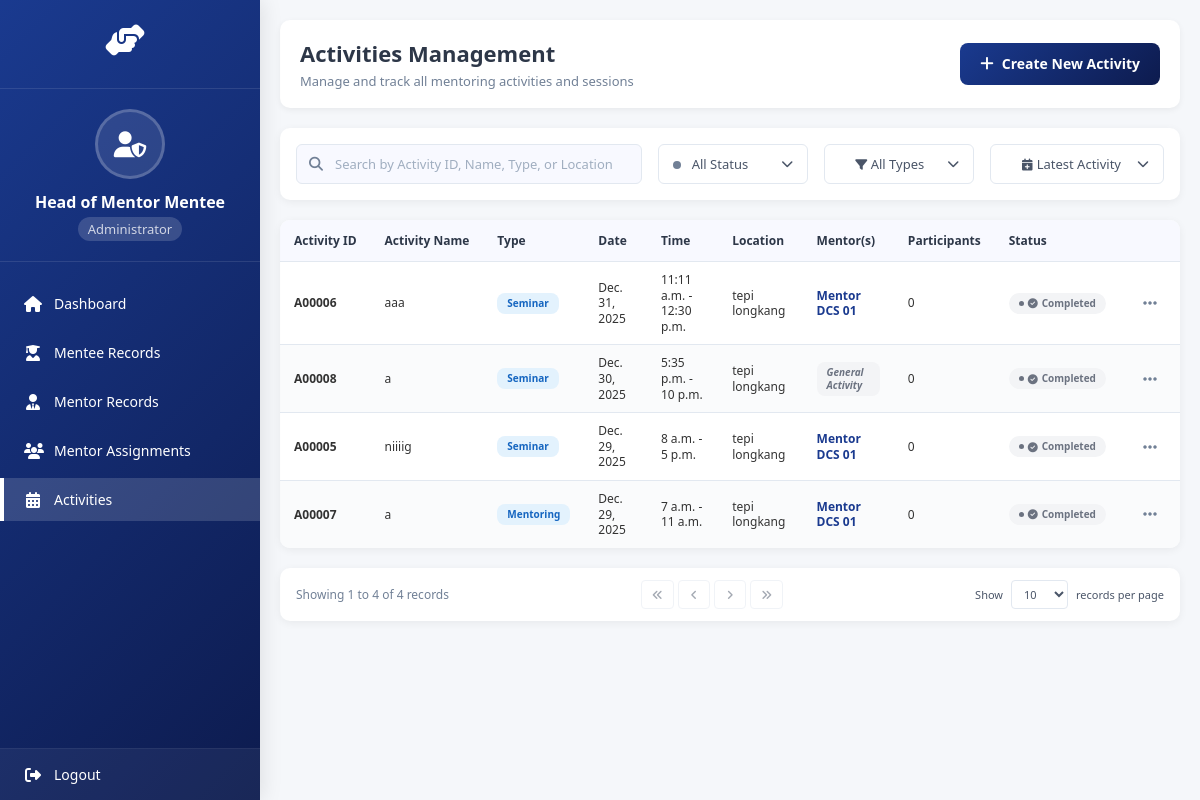
Before: /mmms/head/activities/ (signed in) with the older database file.
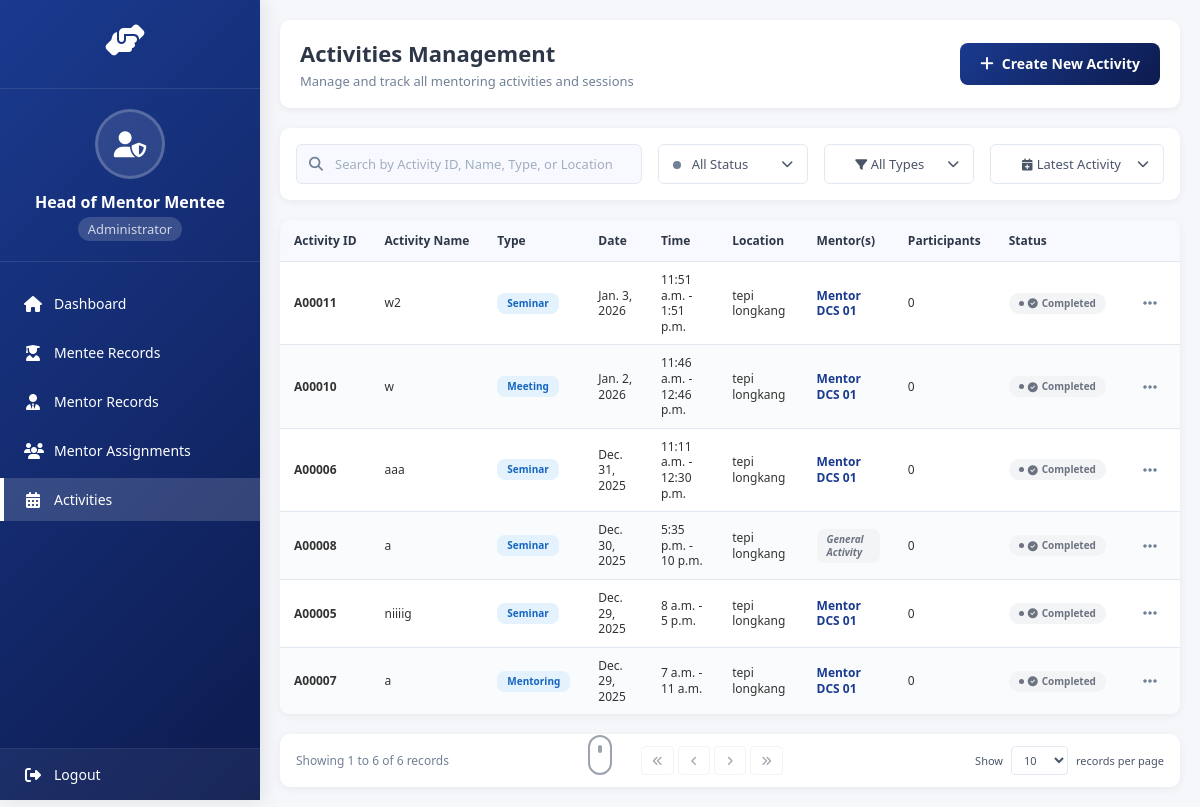
After: the same page with the newer database file.
### system/models.py (models this page shows, shortened)
class Activity(models.Model):
    ACTIVITY_TYPES = (
        ('mentoring', 'Mentoring Session'),
        ('workshop', 'Workshop'),
        ('seminar', 'Seminar'),
        ('meeting', 'Meeting'),
        ('other', 'Other'),
    )
    ActivityID = models.CharField(max_length=20, primary_key=True)
    ActivityName = models.CharField(max_length=200)
    ActivityType = models.CharField(max_length=20, choices=ACTIVITY_TYPES)
    Description = models.TextField(blank=True)
    Date = models.DateField()
    StartTime = models.TimeField()
    EndTime = models.TimeField()
    Location = models.CharField(max_length=200)
    CreatedBy = models.ForeignKey(settings.AUTH_USER_MODEL, on_delete=models.CASCADE)
    CreatedAt = models.DateTimeField(auto_now_add=True)
    IsMentoringSession = models.BooleanField(default=False)
    PrimaryMentor = models.ForeignKey('Mentor', on_delete=models.CASCADE, null=True, blank=True,
                                     related_name='primary_activities')
    AdditionalMentors = models.ManyToManyField('Mentor', blank=True,
                                              related_name='additional_activities')
    Attendees = models.ManyToManyField(Mentee, through='Attendance')
    @property
    def Mentor(self):
        return self.PrimaryMentor

class Mentor(models.Model):
    user = models.OneToOneField(settings.AUTH_USER_MODEL, on_delete=models.CASCADE)
    profile_picture = models.ImageField(upload_to='mentor_profile_pictures/', null=True, blank=True)
    MentorID = models.CharField(max_length=12, primary_key=True)
    MentorName = models.CharField(max_length=100)
    MentorEmail = models.EmailField()
    MentorPhone = models.CharField(max_length=15)
    MentorIC = models.CharField(max_length=15)
    MentorAddress = models.CharField(max_length=255)
    MentorPostcode = models.CharField(max_length=10)
    MentorCity = models.CharField(max_length=50)
    MentorState = models.CharField(max_length=50)
    MentorRace = models.CharField(max_length=50)
    MentorReligion = models.CharField(max_length=50)
    MentorDepartment = models.CharField(max_length=100)
    MaxMentees = models.IntegerField(default=20)
    CurrentMentees = models.IntegerField(default=0)
    MentorJoinDate = models.DateField()

### system/views.py (the view, shortened to what this page needs)
# urls.py: path('head/activities/', views.mentor_mentee_activities, name='mentor_mentee_activities'),
@login_required
def mentor_mentee_activities(request):
    if request.user.role != 'head':
        messages.error(request, 'Access denied. Head role required.')
        return redirect('homepage')
    activities = Activity.objects.all().order_by('-Date', 'StartTime')
    search_query = request.GET.get('search', '')
    total_activities = activities.count()
    today = timezone.now().date()
    upcoming_activities = activities.filter(Date__gt=today).count()
    ongoing_activities = activities.filter(Date=today).count()
    past_activities = activities.filter(Date__lt=today).count()
    total_participants = 0
    for activity in activities:
        total_participants += activity.attendance_set.count()  # Changed from attendance to attendance_set
    context = {
        'activities': activities,
        'search_query': search_query,
        'total_activities': total_activities,
        'upcoming_activities': upcoming_activities,
        'ongoing_activities': ongoing_activities,
        'past_activities': past_activities,
        'total_participants': total_participants,
        'current_month': timezone.now().strftime('%B %Y'),
    }
    return render(request, 'mentor_mentee_activities.html', context)

### system/templates/mentor_mentee_activities.html (shortened to what this page needs)
<!DOCTYPE html>
<html lang="en">
<head>
    <link rel="stylesheet" href="https://cdnjs.cloudflare.com/ajax/libs/font-awesome/6.4.0/css/all.min.css">
</head>
<body>
    <div class="sidebar">
        <div class="logo-section">
            <div class="logo">
                <i class="fas fa-hands-helping"></i>
            </div>
        </div>
        <div class="user-info">
            <div class="user-avatar">
                <i class="fas fa-user-shield"></i>
            </div>
            <div class="user-name">Head of Mentor Mentee</div>
            <div class="user-role">Administrator</div>
        </div>
        <ul class="nav-menu">
            <li class="nav-item">
                <a href="{% url 'head_homepage' %}" class="nav-link">
                    <i class="fas fa-home"></i>
                    <span class="nav-text">Dashboard</span>
                </a>
            </li>
            <li class="nav-item">
                <a href="{% url 'manage_mentees' %}" class="nav-link">
                    <i class="fas fa-user-graduate"></i>
                    <span class="nav-text">Mentee Records</span>
                </a>
            </li>
            <li class="nav-item">
                <a href="{% url 'manage_mentors' %}" class="nav-link">
                    <i class="fas fa-user-tie"></i>
                    <span class="nav-text">Mentor Records</span>
                </a>
            </li>
            <li class="nav-item">
                <a href="{% url 'mentor_assignments' %}" class="nav-link">
                    <i class="fas fa-users"></i>
                    <span class="nav-text">Mentor Assignments</span>
                </a>
            </li>
            <li class="nav-item">
                <a href="{% url 'mentor_mentee_activities' %}" class="nav-link active">
                    <i class="fas fa-calendar-alt"></i>
                    <span class="nav-text">Activities</span>
                </a>
            </li>
        </ul>
        <div class="sidebar-footer">
            <div class="nav-item logout-item">
                <a href="{% url 'logout' %}" class="logout-link">
                    <i class="fas fa-sign-out-alt"></i>
                    <span class="nav-text">Logout</span>
                </a>
            </div>
        </div>
    </div>
    <div class="main-content">
        <div class="content-header">
            <div>
                <h1>Activities Management</h1>
                <p>Manage and track all mentoring activities and sessions</p>
            </div>
            <div class="profile-section">
                <a href="{% url 'create_activity' %}" class="btn btn-success">
                    <i class="fas fa-plus"></i>
                    Create New Activity
                </a>
            </div>
        </div>
        <div class="controls">
            <div class="search-container">
                <i class="fas fa-search"></i>
                <input type="text" class="search-input" id="searchInput"
                    placeholder="Search by Activity ID, Name, Type, or Location" value="{{ search_query }}"
                    onkeyup="filterActivities()">
            </div>
            <div class="status-filter-dropdown" id="statusFilterDropdown">
                <button class="status-dropdown-toggle" id="statusDropdownToggle" onclick="toggleStatusDropdown(event)">
                    <span id="currentStatusLabel">
                        <span class="status-indicator all"></span>
                        All Status
                    </span>
                    <i class="fas fa-chevron-down"></i>
                </button>
            </div>
            <div class="type-filter-dropdown" id="typeFilterDropdown">
                <button class="type-dropdown-toggle" id="typeDropdownToggle" onclick="toggleTypeDropdown(event)">
                    <span id="currentTypeLabel">
                        <i class="fas fa-filter"></i>
                        All Types
                    </span>
                    <i class="fas fa-chevron-down"></i>
                </button>
            </div>
            <div class="sort-filter-dropdown" id="sortFilterDropdown">
                <button class="sort-dropdown-toggle" id="sortDropdownToggle" onclick="toggleSortDropdown(event)">
                    <span id="currentSortLabel">
                        <i class="fas fa-calendar-plus"></i>
                        Latest Activity
                    </span>
                    <i class="fas fa-chevron-down"></i>
                </button>
            </div>
        </div>
        {% if activities %}
        {% now "Y-m-d" as current_date %}
        <div class="activities-table-container">
            <table class="activities-table" id="activitiesTable">
                <thead>
                    <tr>
                        <th>Activity ID</th>
                        <th>Activity Name</th>
                        <th>Type</th>
                        <th>Date</th>
                        <th>Time</th>
                        <th>Location</th>
                        <th>Mentor(s)</th>
                        <th>Participants</th>
                        <th>Status</th>
                        <th></th>
                    </tr>
                </thead>
                <tbody id="activitiesTableBody">
                    {% for activity in activities %}
                    <tr class="activity-row"
                        data-status="{% if activity.Date|date:'Y-m-d' > current_date %}upcoming{% elif activity.Date|date:'Y-m-d' == current_date %}ongoing{% else %}completed{% endif %}"
                        data-type="{{ activity.ActivityType|lower }}"
                        data-date="{{ activity.Date|date:'Y-m-d' }}"
                        data-time="{{ activity.StartTime|time:'H:i' }}"
                        data-name="{{ activity.ActivityName }}"
                        data-id="{{ activity.ActivityID }}"
                        data-view-url="{% url 'view_activity' activity.ActivityID %}">
                        <td><strong>{{ activity.ActivityID }}</strong></td>
                        <td>{{ activity.ActivityName }}</td>
                        <td>
                            <span class="activity-type-badge">{{ activity.ActivityType|title }}</span>
                        </td>
                        <td>{{ activity.Date }}</td>
                        <td>{{ activity.StartTime }} - {{ activity.EndTime }}</td>
                        <td>{{ activity.Location }}</td>
                        <td>
                            <div class="mentor-display">
                                {% if activity.Mentor %}
                                <div class="primary-mentor">
                                    {{ activity.Mentor.MentorName }}
                                </div>
                                {% else %}
                                <span class="general-activity-badge">General Activity</span>
                                {% endif %}
                            </div>
                        </td>
                        <td>{{ activity.attendance_set.count }}</td>
                        <td>
                            {% if activity.Date|date:"Y-m-d" > current_date %}
                            <span class="status-upcoming">
                                <i class="fas fa-clock"></i>
                                Upcoming
                            </span>
                            {% elif activity.Date|date:"Y-m-d" == current_date %}
                            <span class="status-ongoing">
                                <i class="fas fa-play-circle"></i>
                                Today
                            </span>
                            {% else %}
                            <span class="status-completed">
                                <i class="fas fa-check-circle"></i>
                                Completed
                            </span>
                            {% endif %}
                        </td>
                        <td>
                            <div class="dropdown" id="dropdown-{{ activity.ActivityID }}">
                                <button class="dropdown-toggle" type="button"
                                    onclick="toggleDropdown('{{ activity.ActivityID }}', event)">
                                    <i class="fas fa-ellipsis-h"></i>
                                </button>
                            </div>
                        </td>
                    </tr>
                    {% endfor %}
                </tbody>
            </table>
        </div>
        <div class="pagination-container">
            <div class="pagination-info" id="paginationInfo">
            </div>
            <div class="pagination">
                {% if activities.has_previous %}
                <button class="page-btn" onclick="goToPage(1)">
                    <i class="fas fa-angle-double-left"></i>
                </button>
                <button class="page-btn" onclick="goToPage({{ activities.previous_page_number }})">
                    <i class="fas fa-angle-left"></i>
                </button>
                {% else %}
                <button class="page-btn" disabled>
                    <i class="fas fa-angle-double-left"></i>
                </button>
                <button class="page-btn" disabled>
                    <i class="fas fa-angle-left"></i>
                </button>
                {% endif %}
                {% if activities.has_next %}
                <button class="page-btn" onclick="goToPage({{ activities.next_page_number }})">
                    <i class="fas fa-angle-right"></i>
                </button>
                <button class="page-btn" onclick="goToPage({{ activities.paginator.num_pages }})">
                    <i class="fas fa-angle-double-right"></i>
                </button>
                {% else %}
                <button class="page-btn" disabled>
                    <i class="fas fa-angle-right"></i>
                </button>
                <button class="page-btn" disabled>
                    <i class="fas fa-angle-double-right"></i>
                </button>
                {% endif %}
            </div>
            <div class="records-per-page">
                <span>Show</span>
                <select id="recordsPerPage" onchange="changeRecordsPerPage(this.value)">
                    <option value="10" {% if per_page == 10 %}selected{% endif %}>10</option>
                </select>
                <span>records per page</span>
            </div>
        </div>
        {% endif %}
    </div>
</body>
</html>

Changed rows visible on the page:
added Activity: ActivityID "A00011", ActivityName "w2", ActivityType "Seminar", Date "Jan. 3, 2026", StartTime "11:51 a.m.", EndTime "1:51 p.m.", Location "tepi longkang", Mentor.MentorName "Mentor DCS 01", attendance_set.count "0", shows "Completed"
added Activity: ActivityID "A00010", ActivityName "w", ActivityType "Meeting", Date "Jan. 2, 2026", StartTime "11:46 a.m.", EndTime "12:46 p.m.", Location "tepi longkang", Mentor.MentorName "Mentor DCS 01", attendance_set.count "0", shows "Completed"
Other visible differences:
text written by a page script: "Showing 1 to 4 of 4 records" → "Showing 1 to 6 of 6 records"
